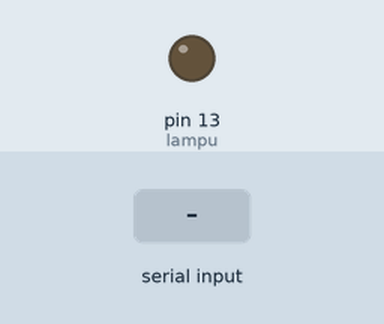
Bench run of a sketch on a simulated Arduino Uno, built with avr-gcc and run on an emulated ATmega328P. Shown: output pins drawn as LEDs (lit = HIGH). The test bench sets the inputs (shaded band).

Above: at 1.2 s.
1.3 s: "ON\n" received over Serial
At 2.1 s:
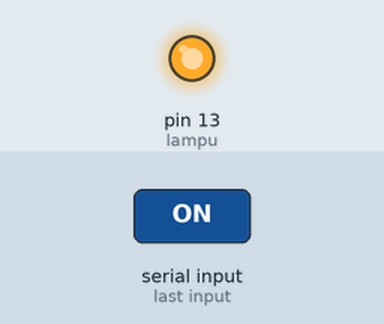
2.8 s: "OFF\n" received over Serial
At 3.3 s:
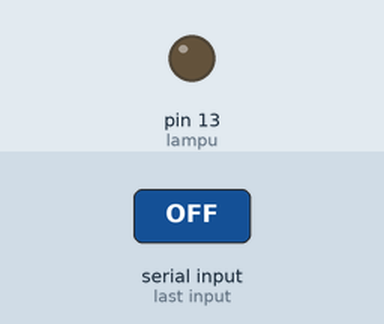
Timing chart, 0 to 5.8 s (numbered marks = the images above; inputs shaded):
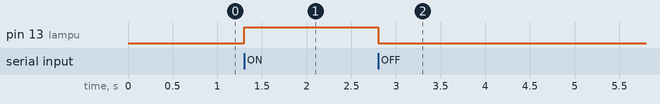

Measured:
- after the input at 1.3 s, pin 13 (lampu): LOW → HIGH at once
- after the input at 2.8 s, pin 13 (lampu): HIGH → LOW at once

The sketch:

LED_Kontrol.ino
```cpp
const int lampu = 13;

void setup() {
  pinMode(lampu, OUTPUT);
  Serial.begin(9600);
}

void loop() {
  if (Serial.available()) {
    String perintah = Serial.readStringUntil('\n');
    perintah.trim(); // hapus spasi/enter

    if (perintah == "ON") {
      digitalWrite(lampu, HIGH);
    } else if (perintah == "OFF") {
      digitalWrite(lampu, LOW);
    }
  }
}
```
